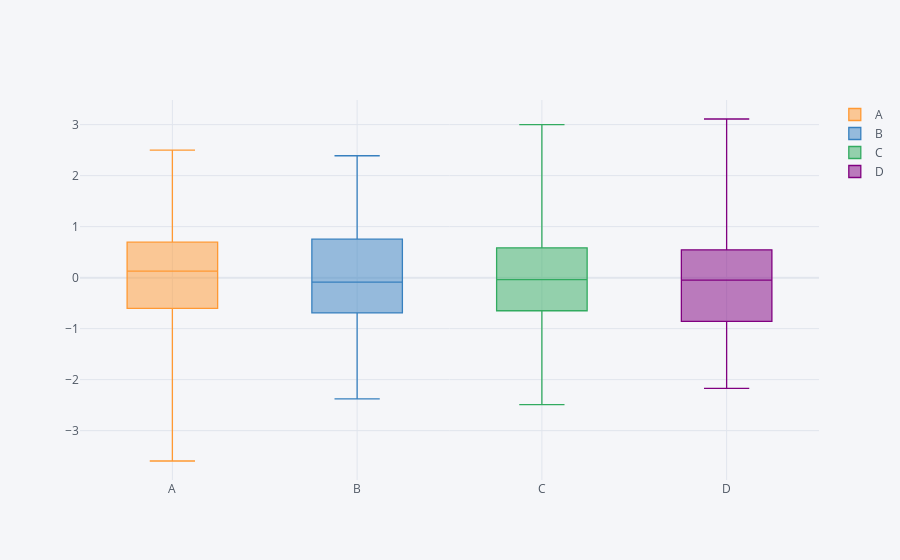

Notebook code for this chart:
### Code cell
df.iplot(kind='box')  #CAn click on legends to show a particular one
